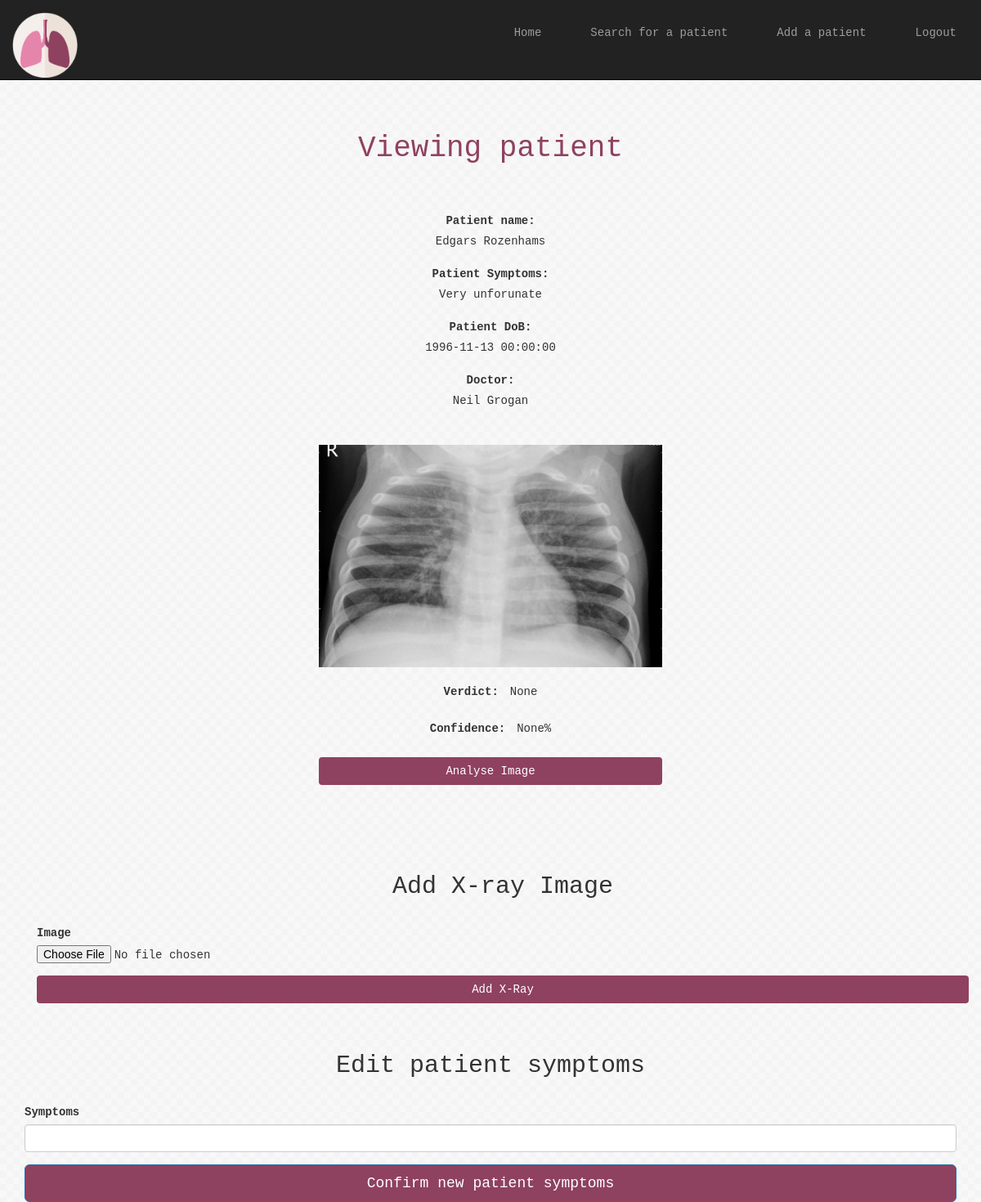
Page /viewDetails/2 (signed in) on the committed database.
### app.py (models this page shows)
class Patient(UserMixin, db.Model):
        id = db.Column(db.Integer, primary_key=True)
        patientName = db.Column(db.String(30), nullable=False)
        patientSymptoms = db.Column(db.String(60), nullable=False)
        doctorId = db.Column(db.ForeignKey(User.id), nullable=False)
        dob = db.Column(db.DateTime, nullable=False)

class User(UserMixin, db.Model):
        id = db.Column(db.Integer, primary_key=True)
        username = db.Column(db.String(30), unique=True, nullable=False)
        email = db.Column(db.String(50), unique=True, nullable=False)
        password = db.Column(db.String(40), nullable=False)

class Images(UserMixin, db.Model):
        id = db.Column(db.Integer, primary_key=True)
        imgPath = db.Column(db.String(120), nullable=False)
        patientId = db.Column(db.ForeignKey(Patient.id), nullable=False)
        analysis = db.Column(db.String(20))
        confidence = db.Column(db.Float)

### app.py (the view, shortened to what this page needs)
@app.route('/viewDetails/<patientId>', methods=['GET', 'POST'])
@login_required
def viewPatient(patientId):
    classification =()
    patient = Patient.query.filter_by(id=patientId).first()
    doctor = User.query.filter_by(id=patient.doctorId).first()
    images = Images.query.filter_by(patientId=patientId).all()
    form1 = updatePatientForm()
    form2 = addImageForm()
    form3 = analyseImageForm()
    return render_template('viewPatient.html',
                         title="Viewing patient",
                         patient=patient,
                         doctor=doctor,
                         images=images,
                         form1=form1,
                         form2=form2,
                         form3=form3)

### app.py
class updatePatientForm(FlaskForm):
    patientSymptoms = StringField('Symptoms', validators=[InputRequired(), Length(min=6, max=200)])

class addImageForm(FlaskForm):
    img = FileField('Image', validators=[FileRequired(), FileAllowed(['jpg', 'png', 'jpeg'], 'IMAGES ONLY') ])

### app.py (called while the page is built)
@login_manager.user_loader
def load_user(user_id):
    return User.query.get(int(user_id))

### templates/viewPatient.html (shortened to what this page needs)
{% extends "base.html" %}
{% import "bootstrap/wtf.html" as wtf %}
{% block content %}
<link rel="stylesheet" href="{{ url_for('static', filename='app.css') }}">
<nav class="navbar navbar-inverse navbar-static-top" style="min-height: 7em;">
  <div class="container-fluid">
        <div class="navbar-header">
          <a class="navbar-brand" href="{{ url_for('welcome')}}">
            <img src="{{url_for('static', filename='Images/logoResized.png')}}" width="80em" height="80em" style="margin-top: -1;" alt="Pneumonia App">
          </a>
        </div>
      <div id="navbar" class="navbar-collapse collapse">
        <ul class="nav navbar-nav navbar-right">
          <li class="navbar-text"><a href="{{ url_for('welcome')}}">Home</a></li>
          <li class="navbar-text"><a href="{{ url_for('searchPatient') }}">Search for a patient</a></li>
          <li class="navbar-text"><a href="{{ url_for('addPatient') }}">Add a patient</a></li>
          <li class="navbar-text"><a href="{{ url_for('logout') }}">Logout</a></li>
        </ul>
      </div>
  </div>
</nav>
<div class="container center_div">
  <h1 class="text-center well-lg"> {{title}} </h1>
  <div class="text-center well-lg" style="display: grid; ">
    <label> Patient name:</label>  {{ patient.patientName }} <br><br>
    <label> Patient Symptoms:</label>  {{ patient.patientSymptoms }} <br><br>
    <label> Patient DoB:</label>  {{ patient.dob }} <br><br>
    <label> Doctor:</label>{{ doctor.username }} <br><br>
    {% for xray in images %}
    <div class="text-center well-lg">
      <img src="{{url_for('static', filename=xray.imgPath)}}" style="max-height: 30em; max-width:30em;"> <br><br>
      <label style="margin-right: 1em;"> Verdict: </label>{{xray.analysis}} <br><br>
      <label style="margin-right: 1em;"> Confidence: </label>{{xray.confidence}}% <br><br>
      <form action = '' method='post'>
        <button class="btn" type="submit" style="width: 30em;"> Analyse Image </button>
      </form>
    </div>
    {% endfor %}
  </div>
 <br><br>
 <div class="container center_div">
 <h2 class="text-center"> Add X-ray Image </h2> <br/>
   <form action = '' method='post' enctype="multipart/form-data">
     {{ wtf.form_field(form2.img) }}
     <button class="btn" type="submit"> Add X-Ray </button>
   </form>
 </div>
 <br><br>
<h2 class="text-center"> Edit patient symptoms </h2> <br/>
    <form action = '' method='post'>
      {{ wtf.form_field(form1.patientSymptoms) }}
      <button class="btn btn-lg btn-primary btn-block" type="submit"> Confirm new patient symptoms </button>
    </form>
</div>
{% endblock %}

### static/app.css (style rules this page uses)
.btn { background-color: #8f4160; color: #FFFFFF; width: 100%; }
img { border: #8f4160; }
body { background-image: url("bg.png"); background-color: #e0e5da; font-family: Verdana, Georgia, monospace; }
h1 { color: #8f4160; }

### rows in the picture
Patient: patientName "Edgars Rozenhams", patientSymptoms "Very unforunate", dob "1996-11-13 00:00:00"
User: username "Neil Grogan"
Images: imgPath (picture), analysis "None", confidence "None"

### other values in the picture
{{ title }} "Viewing patient"
